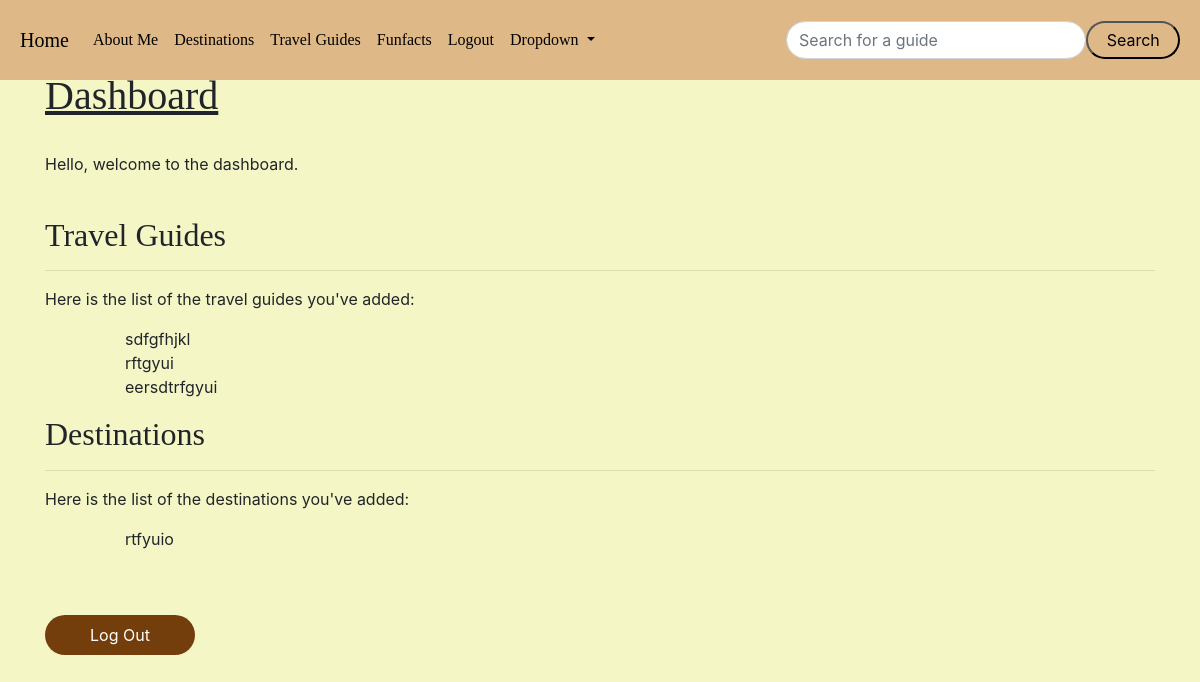
The page /dashboard (signed in) on the database as committed earlier.
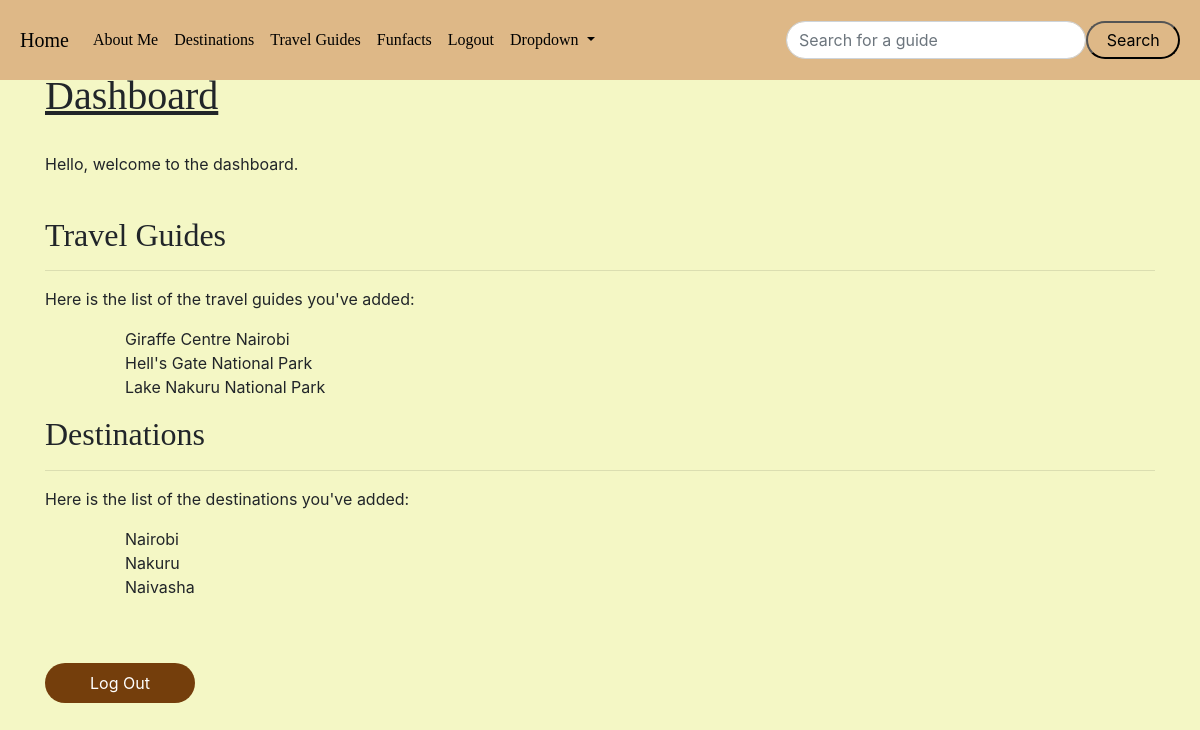
The same page on the database as committed later.
### app.py (models this page shows)
class Posts(db.Model):
    __tablename__ = 'posts'
    id = db.Column(db.Integer, primary_key=True)
    title = db.Column(db.String(200), nullable=False)
    subtitle = db.Column(db.String(200), nullable=False)
    date_posted = db.Column(db.Date, default=date.today)
    content = db.Column(db.Text, nullable=False)
    slug = db.Column(db.String(200), nullable=False)
    latitude = db.Column(db.Float, nullable=False)
    longitude = db.Column(db.Float, nullable=False)

class Destinations(db.Model):
    __tablename__ = 'destinations'
    id = db.Column(db.Integer, primary_key=True)
    title = db.Column(db.String(200), nullable=False)
    date_posted = db.Column(db.Date, default=date.today)
    content = db.Column(db.Text, nullable=False)

### app.py (the view)
@app.route('/dashboard', methods=['GET', 'POST'])
@login_required
def dashboard():
    guides = Posts.query.order_by(Posts.date_posted).all()
    destinations = Destinations.query.order_by(Destinations.date_posted).all()
    return render_template('dashboard.html', guides=guides, destinations=destinations)

### app.py
class SearchForm(FlaskForm):
    searched = StringField("Searched", validators=[DataRequired()])
    submit = SubmitField("Search")

### app.py (called while the page is built)
@login_manager.user_loader
def load_admin(admin_id):
    return Admin.query.get(int(admin_id))

@app.context_processor
def base():
    form = SearchForm()
    return dict(form=form)

### templates/dashboard.html
{% extends 'base.html' %}
{% block content %}
  <br/><br/><h1 style="font-family: Papyrus; text-decoration: underline;">Dashboard</h1>
  <br/>
  <p>Hello, welcome to the dashboard.</p>
  <br/>
  <div class="lists">
    <div class="travel-guides">
      <h2>Travel Guides</h2>
      <hr>
      <p>Here is the list of the travel guides you've added:</p>
      <ul>
        {% for guide in guides %}
          <ul>{{ guide.title }}</ul>
        {% endfor %}
      </ul>
    </div>
    <div class="destinations">
      <h2>Destinations</h2>
      <hr>
      <p>Here is the list of the destinations you've added:</p>
      <ul>
        {% for destination in destinations %}
          <ul>{{ destination.title }}</ul>
        {% endfor %}
      </ul>
    </div>
  </div>
  <br/><br/>
  <a href="{{ url_for('logout') }}" class="button rounded-pill" style="background: #743e0c; color: #fff; width: 150px; height: 40px; display: flex; align-items: center; justify-content: center;">Log Out</a>
{% endblock %}

### templates/base.html (shortened to what this page needs)
<!doctype html>
<html lang="en">
  <head>
    <link rel="stylesheet" href="https://cdn.jsdelivr.net/npm/bootstrap@4.3.1/dist/css/bootstrap.min.css">
  </head>
  <body>
    {% include 'navbar.html' %}
    <br/>
    <div class="container">
        {% block content %}
        {% endblock %}
    </div>
  </body>
</html>

### templates/navbar.html (shortened to what this page needs)
<!DOCTYPE html>
<html>
<head>
  <link rel="stylesheet" type="text/css" href="/static/styles.css">
</head>
<body>
    <nav class="navbar navbar-expand-lg text-black sticky-navbar" style="background-color: #deb887;">
      <a class="navbar-brand" href="{{ url_for('index') }}" style="font-family: Papyrus; color: black;">Home</a>
      <div class="collapse navbar-collapse" id="navbarSupportedContent">
        <ul class="navbar-nav mr-auto" style="font-family: Papyrus;">
          <li class="nav-item active">
            <a class="nav-link" href="#about" style="color: black;">About Me <span class="sr-only">(current)</span></a>
          </li>
          <li class="nav-item">
            <a class="nav-link" href="{{url_for('destinations')}}" style="color: black">Destinations</a>
          </li>
          <li class="nav-item">
            <a class="nav-link" href="{{url_for('posts')}}" style="color: black;">Travel Guides</a>
          </li>
          <li class="nav-item">
            <a class="nav-link" href="{{url_for('facts')}}" style="color: black;">Funfacts</a>
          </li>
          {% if current_user.is_authenticated %}
          <li class="nav-item">
            <a class="nav-link" href="{{url_for('logout')}}" style="color: black;">Logout</a>
          </li>
          {% endif %}
        {% if current_user.is_authenticated %}
        <li class="nav-item dropdown">
            <a class="nav-link dropdown-toggle" href="#" id="navbarDropdown" role="button" data-toggle="dropdown" aria-haspopup="true" aria-expanded="false" style="color: #000;">
            Dropdown
            </a>
        </li>
        {% endif%}
      </ul>
      <form method="POST" action="{{ url_for('search')}}" class="d-flex">
        <input class="form-control me-2 rounded-pill" type="search" placeholder="Search for a guide" aria-label="Search" name="searched"  >
        <button class="button rounded-pill" type="submit" style="background-color: #deb887; width: 120px;">Search</button>
      </form>
  </nav>
</body>
</html>

### static/styles.css (style rules this page uses)
body, html { margin: 0; padding: 0; }
.container { display: flex; flex-direction: column; height: 100vh; }
.navbar { background-color: #f0f0f0; padding: 20px; }
.container { display: flex; }
h2 { font-family: Papyrus; }
body { background-color: #f4f7c5; }

### templates/navbar.html (style rules this page uses)
.sticky-navbar { position: fixed; top: 0; width: 100%; z-index: 1000; transition: top 0.3s; }

Rows that differ between the two databases and show on the page:
removed Posts: title "sdfgfhjkl"
removed Posts: title "rftgyui"
removed Posts: title "eersdtrfgyui"
removed Destinations: title "rtfyuio"
added Posts: title "Giraffe Centre Nairobi"
added Posts: title "Hell's Gate National Park"
added Posts: title "Lake Nakuru National Park"
added Destinations: title "Nairobi"
added Destinations: title "Nakuru"
added Destinations: title "Naivasha"
